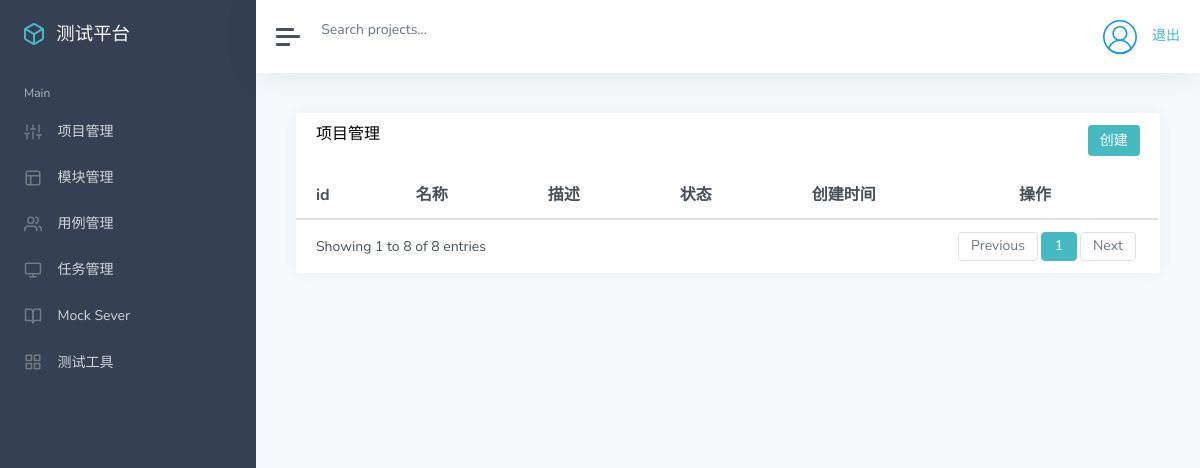
Page /manage/ (signed in) on the earlier database version.
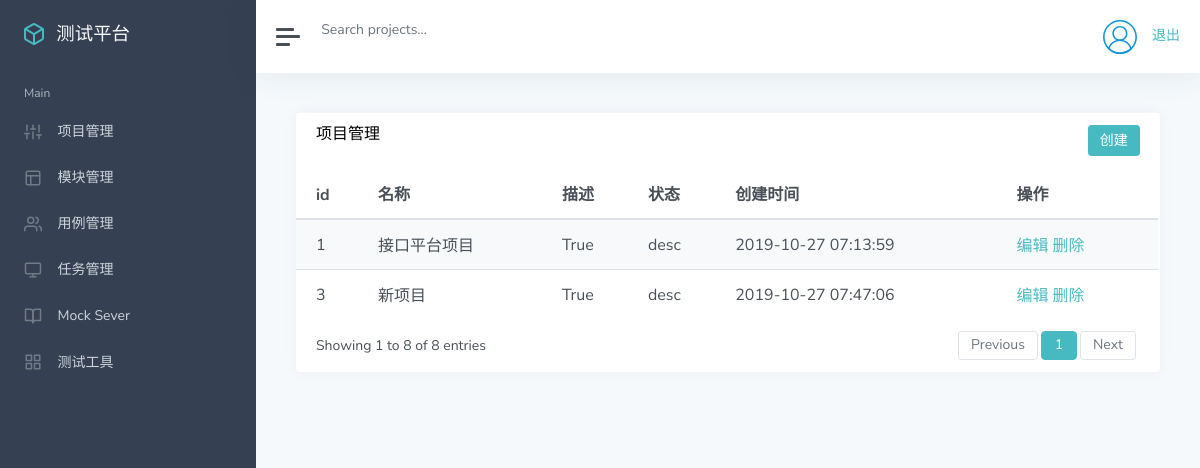
Same page on the later database version.
### app_manage/models.py (models this page shows, shortened)
class Project(models.Model):
    name = models.CharField("名称", max_length=100, null=False, default="")
    describe = models.TextField("描述", default="")
    status = models.BooleanField("状态", default=True)
    update_time = models.DateTimeField("更新时间", auto_now=True)
    create_time = models.DateTimeField("创建时间", auto_now_add=True)

### app_manage/views/project_view.py (the view)
# urls.py: path('', project_view.list_project),
@login_required
def list_project(request):
    username = request.COOKIES.get('user', '')
    project_list = Project.objects.all()
    return render(request, "project/list.html", {"projects": project_list,
                                                 "user": username})

### templates/project/list.html (shortened to what this page needs)
{% extends "manage.html" %}
{% block manage %}
<div class="card flex-fill">
    <div class="card-header">
        <h5 class="card-title mb-0" style="float:left">项目管理</h5>
        <button onclick="add()" type="button" class="btn btn-primary" style="float:right">创建</button>
    </div>
    <div id="datatables-dashboard-traffic_wrapper" class="dataTables_wrapper dt-bootstrap4 no-footer">
        <div class="row">
            <div class="col-sm-12">
                <table id="datatables-dashboard-traffic" class="table table-striped my-0 dataTable no-footer"
                    role="grid" aria-describedby="datatables-dashboard-traffic_info">
                    <thead>
                        <tr role="row">
                            <th>id</th>
                            <th>名称</th>
                            <th>描述</th>
                            <th>状态</th>
                            <th>创建时间</th>
                            <th>操作</th>
                        </tr>
                    </thead>
                    <tbody>
                        {% for p in projects %}
                        <tr role="row" class="odd">
                            <td>{{ p.id }}</td>
                            <td>{{ p.name }}</td>
                            <td>{{ p.status }}</td>
                            <td>{{ p.describe }}</td>
                            <td>{{ p.create_time |date:"Y-m-d H:i:s"}}</td>
                            <td>
                                <a href="/manage/project_edit/{{p.id}}/">编辑</a>
                                <a href="/manage/project_delete/{{p.id}}/">删除</a>
                            </td>
                        </tr>
                        {% endfor %}
                    </tbody>
                </table>
            </div>
        </div>
        <div class="row">
            <div class="col-sm-12 col-md-5">
                <div class="dataTables_info" id="datatables-dashboard-traffic_info" role="status" aria-live="polite">
                    Showing 1 to 8 of 8 entries
                </div>
            </div>
            <div class="col-sm-12 col-md-7">
                <div class="dataTables_paginate paging_simple_numbers" id="datatables-dashboard-traffic_paginate">
                    <ul class="pagination">
                        <li class="paginate_button page-item previous disabled"
                            id="datatables-dashboard-traffic_previous">
                            <a href="#" aria-controls="datatables-dashboard-traffic" data-dt-idx="0" tabindex="0"
                                class="page-link">Previous</a>
                        </li>
                        <li class="paginate_button page-item active">
                            <a href="#" aria-controls="datatables-dashboard-traffic" data-dt-idx="1" tabindex="0"
                                class="page-link">1</a>
                        </li>
                        <li class="paginate_button page-item next disabled" id="datatables-dashboard-traffic_next">
                            <a href="#" aria-controls="datatables-dashboard-traffic" data-dt-idx="2" tabindex="0"
                                class="page-link">Next</a>
                        </li>
                    </ul>
                </div>
            </div>
        </div>
    </div>
</div>
{% endblock %}

Differences in the rows shown:
added Project: id "1", name "接口平台项目", status "True", describe "desc", create_time "2019-10-27 07:13:59"
added Project: id "3", name "新项目", status "True", describe "desc", create_time "2019-10-27 07:47:06"
